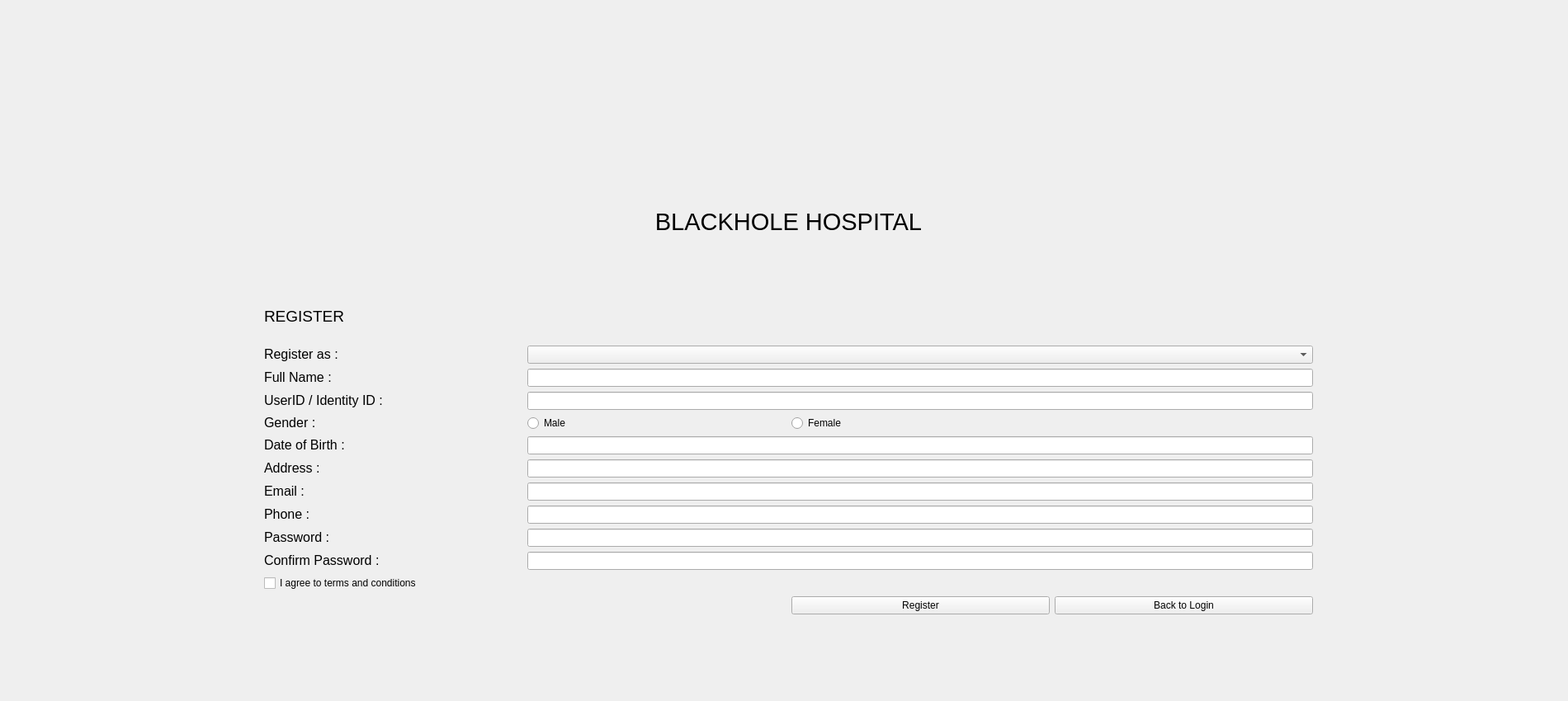
<?xml version="1.0" encoding="UTF-8"?>
<ui version="4.0">
 <class>RegisterWidget</class>
 <widget class="QWidget" name="RegisterWidget">
  <property name="geometry">
   <rect>
    <x>0</x>
    <y>0</y>
    <width>1900</width>
    <height>850</height>
   </rect>
  </property>
  <property name="windowTitle">
   <string>Form</string>
  </property>
  <widget class="QWidget" name="layoutWidget">
   <property name="geometry">
    <rect>
     <x>320</x>
     <y>210</y>
     <width>1271</width>
     <height>535</height>
    </rect>
   </property>
   <layout class="QGridLayout" name="gridLayout">
    <item row="0" column="0" rowspan="2" colspan="4">
     <widget class="QLabel" name="labelTitle">
      <property name="enabled">
       <bool>true</bool>
      </property>
      <property name="text">
       <string>&lt;html&gt;&lt;head/&gt;&lt;body&gt;&lt;p&gt;&lt;span style=&quot; font-size:22pt;&quot;&gt;BLACKHOLE HOSPITAL&lt;/span&gt;&lt;/p&gt;&lt;/body&gt;&lt;/html&gt;</string>
      </property>
      <property name="alignment">
       <set>Qt::AlignCenter</set>
      </property>
     </widget>
    </item>
    <item row="8" column="0">
     <widget class="QLabel" name="label_8">
      <property name="text">
       <string>&lt;html&gt;&lt;head/&gt;&lt;body&gt;&lt;p&gt;&lt;span style=&quot; font-size:12pt;&quot;&gt;Register as :&lt;/span&gt;&lt;/p&gt;&lt;/body&gt;&lt;/html&gt;</string>
      </property>
     </widget>
    </item>
    <item row="17" column="0">
     <widget class="QLabel" name="label_6">
      <property name="text">
       <string>&lt;html&gt;&lt;head/&gt;&lt;body&gt;&lt;p&gt;&lt;span style=&quot; font-size:12pt;&quot;&gt;Confirm Password :&lt;/span&gt;&lt;/p&gt;&lt;/body&gt;&lt;/html&gt;</string>
      </property>
     </widget>
    </item>
    <item row="16" column="1" colspan="3">
     <widget class="QLineEdit" name="lePassword">
      <property name="echoMode">
       <enum>QLineEdit::Password</enum>
      </property>
     </widget>
    </item>
    <item row="13" column="1" colspan="3">
     <widget class="QLineEdit" name="leAddress"/>
    </item>
    <item row="10" column="0">
     <widget class="QLabel" name="label">
      <property name="text">
       <string>&lt;html&gt;&lt;head/&gt;&lt;body&gt;&lt;p&gt;&lt;span style=&quot; font-size:12pt;&quot;&gt;UserID / Identity ID :&lt;/span&gt;&lt;/p&gt;&lt;/body&gt;&lt;/html&gt;</string>
      </property>
     </widget>
    </item>
    <item row="12" column="0">
     <widget class="QLabel" name="label_7">
      <property name="text">
       <string>&lt;html&gt;&lt;head/&gt;&lt;body&gt;&lt;p&gt;&lt;span style=&quot; font-size:12pt;&quot;&gt;Date of Birth :&lt;/span&gt;&lt;/p&gt;&lt;/body&gt;&lt;/html&gt;</string>
      </property>
     </widget>
    </item>
    <item row="9" column="1" colspan="3">
     <widget class="QLineEdit" name="leUsername"/>
    </item>
    <item row="5" column="0" colspan="4">
     <spacer name="horizontalSpacer_2">
      <property name="orientation">
       <enum>Qt::Horizontal</enum>
      </property>
      <property name="sizeHint" stdset="0">
       <size>
        <width>40</width>
        <height>20</height>
       </size>
      </property>
     </spacer>
    </item>
    <item row="8" column="1" colspan="3">
     <widget class="QComboBox" name="cbRole"/>
    </item>
    <item row="17" column="1" colspan="3">
     <widget class="QLineEdit" name="leConfirmPassword">
      <property name="echoMode">
       <enum>QLineEdit::Password</enum>
      </property>
     </widget>
    </item>
    <item row="13" column="0">
     <widget class="QLabel" name="label_9">
      <property name="text">
       <string>&lt;html&gt;&lt;head/&gt;&lt;body&gt;&lt;p&gt;&lt;span style=&quot; font-size:12pt;&quot;&gt;Address :&lt;/span&gt;&lt;/p&gt;&lt;/body&gt;&lt;/html&gt;</string>
      </property>
     </widget>
    </item>
    <item row="9" column="0">
     <widget class="QLabel" name="label_2">
      <property name="text">
       <string>&lt;html&gt;&lt;head/&gt;&lt;body&gt;&lt;p&gt;&lt;span style=&quot; font-size:12pt;&quot;&gt;Full Name :&lt;/span&gt;&lt;/p&gt;&lt;/body&gt;&lt;/html&gt;</string>
      </property>
     </widget>
    </item>
    <item row="19" column="2">
     <widget class="QPushButton" name="btnRegister">
      <property name="text">
       <string>Register</string>
      </property>
     </widget>
    </item>
    <item row="10" column="1" colspan="3">
     <widget class="QLineEdit" name="leUserId"/>
    </item>
    <item row="15" column="1" colspan="3">
     <widget class="QLineEdit" name="lePhone"/>
    </item>
    <item row="15" column="0">
     <widget class="QLabel" name="label_4">
      <property name="text">
       <string>&lt;html&gt;&lt;head/&gt;&lt;body&gt;&lt;p&gt;&lt;span style=&quot; font-size:12pt;&quot;&gt;Phone :&lt;/span&gt;&lt;/p&gt;&lt;/body&gt;&lt;/html&gt;</string>
      </property>
     </widget>
    </item>
    <item row="14" column="0">
     <widget class="QLabel" name="label_3">
      <property name="text">
       <string>&lt;html&gt;&lt;head/&gt;&lt;body&gt;&lt;p&gt;&lt;span style=&quot; font-size:12pt;&quot;&gt;Email :&lt;/span&gt;&lt;/p&gt;&lt;/body&gt;&lt;/html&gt;</string>
      </property>
     </widget>
    </item>
    <item row="6" column="0">
     <widget class="QLabel" name="labelRegister">
      <property name="focusPolicy">
       <enum>Qt::TabFocus</enum>
      </property>
      <property name="text">
       <string>&lt;html&gt;&lt;head/&gt;&lt;body&gt;&lt;p&gt;&lt;span style=&quot; font-size:14pt;&quot;&gt;REGISTER&lt;/span&gt;&lt;/p&gt;&lt;/body&gt;&lt;/html&gt;</string>
      </property>
     </widget>
    </item>
    <item row="14" column="1" colspan="3">
     <widget class="QLineEdit" name="leEmail"/>
    </item>
    <item row="19" column="3">
     <widget class="QPushButton" name="btnBack">
      <property name="text">
       <string>Back to Login</string>
      </property>
     </widget>
    </item>
    <item row="18" column="0" colspan="3">
     <widget class="QCheckBox" name="cbAgree">
      <property name="text">
       <string>I agree to terms and conditions</string>
      </property>
     </widget>
    </item>
    <item row="16" column="0">
     <widget class="QLabel" name="label_5">
      <property name="text">
       <string>&lt;html&gt;&lt;head/&gt;&lt;body&gt;&lt;p&gt;&lt;span style=&quot; font-size:12pt;&quot;&gt;Password :&lt;/span&gt;&lt;/p&gt;&lt;/body&gt;&lt;/html&gt;</string>
      </property>
     </widget>
    </item>
    <item row="12" column="1" colspan="3">
     <widget class="QLineEdit" name="leDateBirth"/>
    </item>
    <item row="11" column="0">
     <widget class="QLabel" name="label_10">
      <property name="text">
       <string>&lt;html&gt;&lt;head/&gt;&lt;body&gt;&lt;p&gt;&lt;span style=&quot; font-size:12pt;&quot;&gt;Gender :&lt;/span&gt;&lt;/p&gt;&lt;/body&gt;&lt;/html&gt;</string>
      </property>
     </widget>
    </item>
    <item row="11" column="1">
     <widget class="QRadioButton" name="rbMale">
      <property name="text">
       <string>Male</string>
      </property>
     </widget>
    </item>
    <item row="11" column="2">
     <widget class="QRadioButton" name="rbFemale">
      <property name="text">
       <string>Female</string>
      </property>
     </widget>
    </item>
   </layout>
  </widget>
 </widget>
 <resources/>
 <connections/>
</ui>
